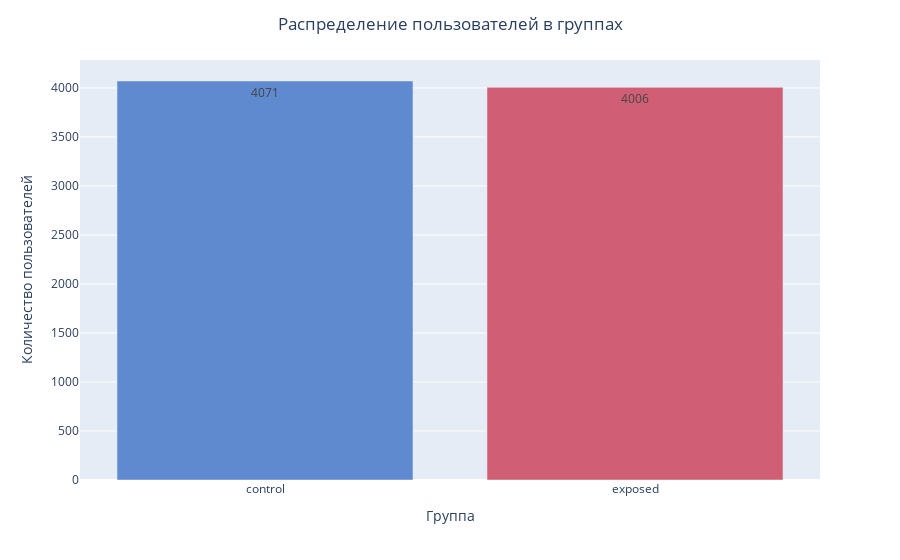

This figure's notebook cell:
### Markdown cell above
Во-вторых, количество пользователей по группам примерно равно: 4071 и 4006 в контрольной и экспериментальной соответственно

### Code cell
fig = px.bar(data.groupby('experiment')['yes'].size().reset_index(), 
             x="experiment", y="yes", color = 'experiment',
             text = 'yes',
             color_discrete_sequence = ['#5F8AD0', '#D05F75'])

fig.update_layout(
    title="Распределение пользователей в группах",
    title_x = 0.5,
    xaxis_title="Группа",
    yaxis_title="Количество пользователей",
    showlegend=False)

fig.show()

### Figure 1 — Plotly figure (JSON) as saved in the notebook; plotly's stock layout.template omitted (floating-point values rounded to 4 significant figures)
{"data": [{"alignmentgroup": "True", "hovertemplate": "experiment=%{x}<br>yes=%{text}<extra></extra>", "legendgroup": "control", "marker": {"color": "#5F8AD0", "pattern": {"shape": ""}}, "name": "control", "offsetgroup": "control", "orientation": "v", "showlegend": true, "text": [4071], "textposition": "auto", "type": "bar", "x": ["control"], "xaxis": "x", "y": [4071], "yaxis": "y"}, {"alignmentgroup": "True", "hovertemplate": "experiment=%{x}<br>yes=%{text}<extra></extra>", "legendgroup": "exposed", "marker": {"color": "#D05F75", "pattern": {"shape": ""}}, "name": "exposed", "offsetgroup": "exposed", "orientation": "v", "showlegend": true, "text": [4006], "textposition": "auto", "type": "bar", "x": ["exposed"], "xaxis": "x", "y": [4006], "yaxis": "y"}], "layout": {"barmode": "relative", "legend": {"title": {"text": "experiment"}, "tracegroupgap": 0}, "margin": {"t": 60}, "showlegend": false, "title": {"text": "Распределение пользователей в группах", "x": 0.5}, "xaxis": {"anchor": "y", "categoryarray": ["control", "exposed"], "categoryorder": "array", "domain": [0, 1], "title": {"text": "Группа"}}, "yaxis": {"anchor": "x", "domain": [0, 1], "title": {"text": "Количество пользователей"}}}}
